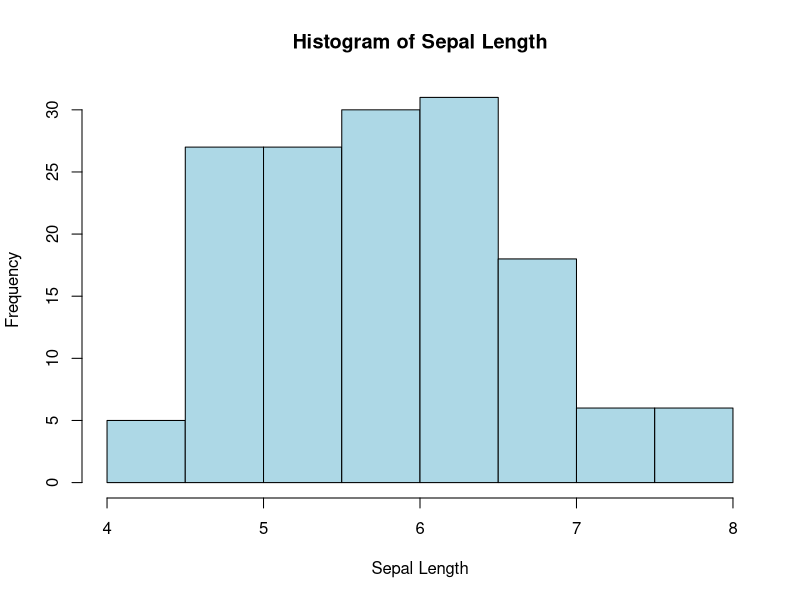
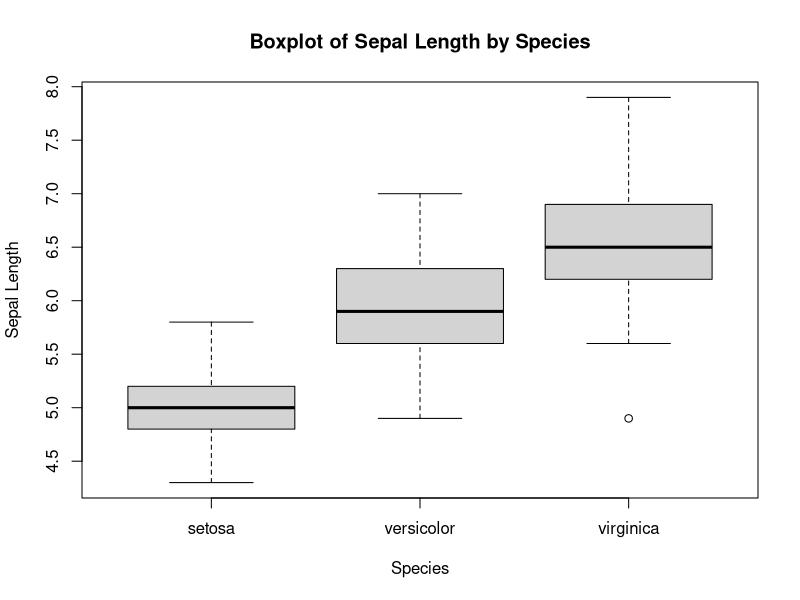
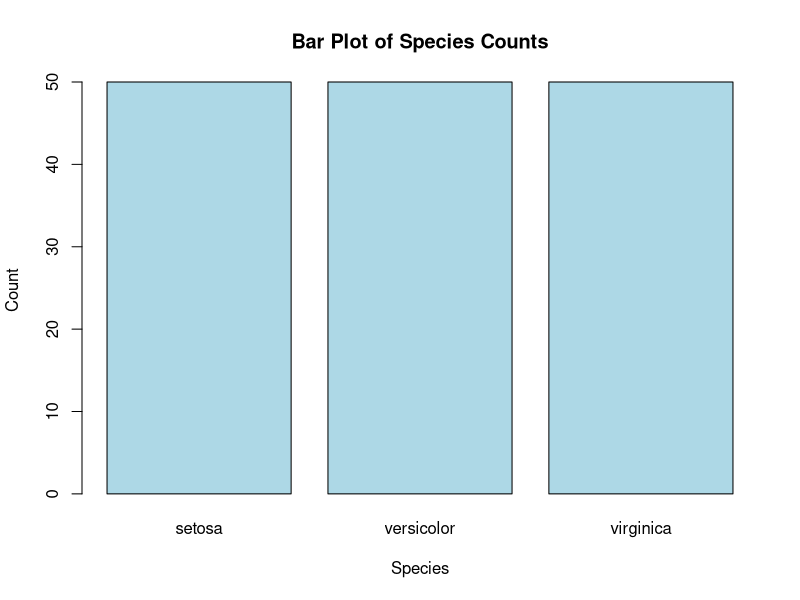
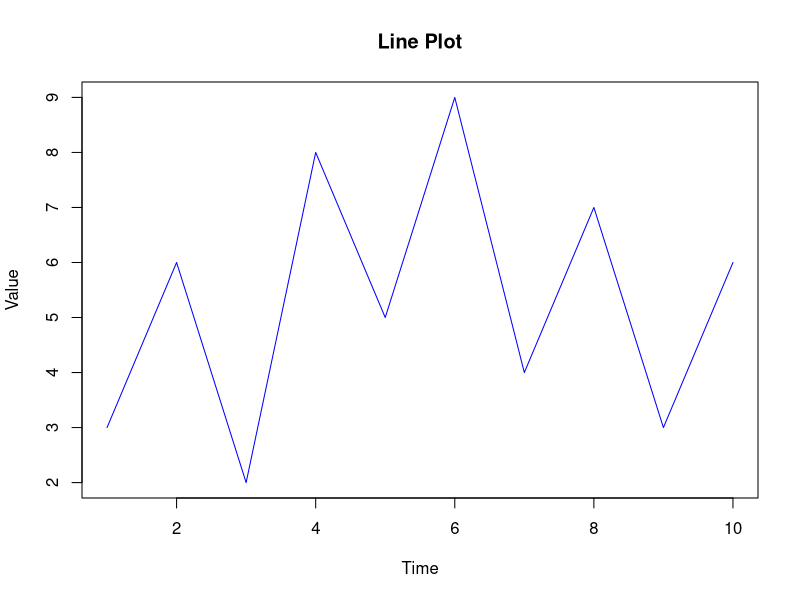
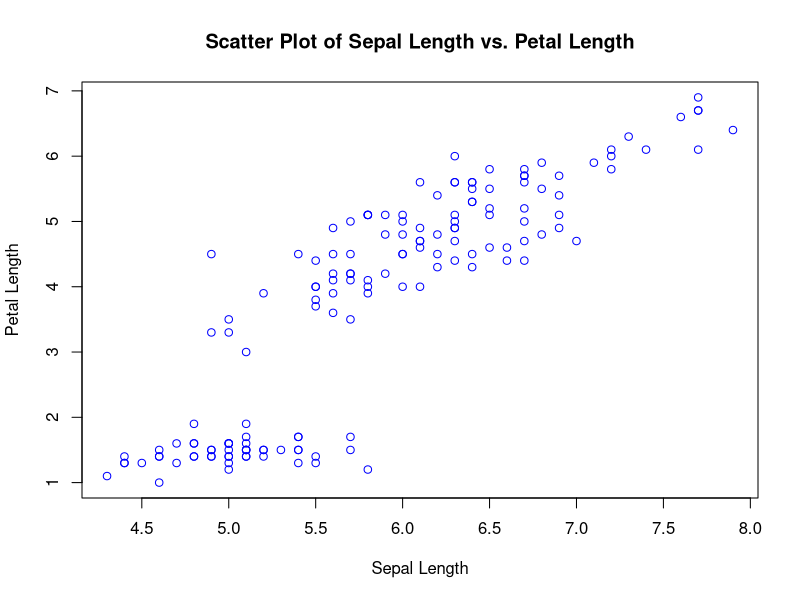

These charts were generated, in order, by the following R code:
# you can run this code on :https://rdrr.io/snippets/

# Example data (you can replace this with your own data import code)
# For demonstration purposes, let's use the built-in iris dataset
data(iris)

# Create histogram
hist(iris$Sepal.Length, main = "Histogram of Sepal Length", xlab = "Sepal Length", col = "lightblue", border = "black")

# Create boxplot
boxplot(Sepal.Length ~ Species, data = iris, main = "Boxplot of Sepal Length by Species", xlab = "Species", ylab = "Sepal Length")

# Create bar plot
barplot(table(iris$Species), main = "Bar Plot of Species Counts", xlab = "Species", ylab = "Count", col = "lightblue")

# Example data (you can replace this with your own data import code)
# For demonstration purposes, let's create a simple time series
time <- 1:10
value <- c(3, 6, 2, 8, 5, 9, 4, 7, 3, 6)

# Create line plot
plot(time, value, type = "l", main = "Line Plot", xlab = "Time", ylab = "Value", col = "blue")

# Create scatter plot
plot(iris$Sepal.Length, iris$Petal.Length, main = "Scatter Plot of Sepal Length vs. Petal Length", xlab = "Sepal Length", ylab = "Petal Length", col = "blue")
